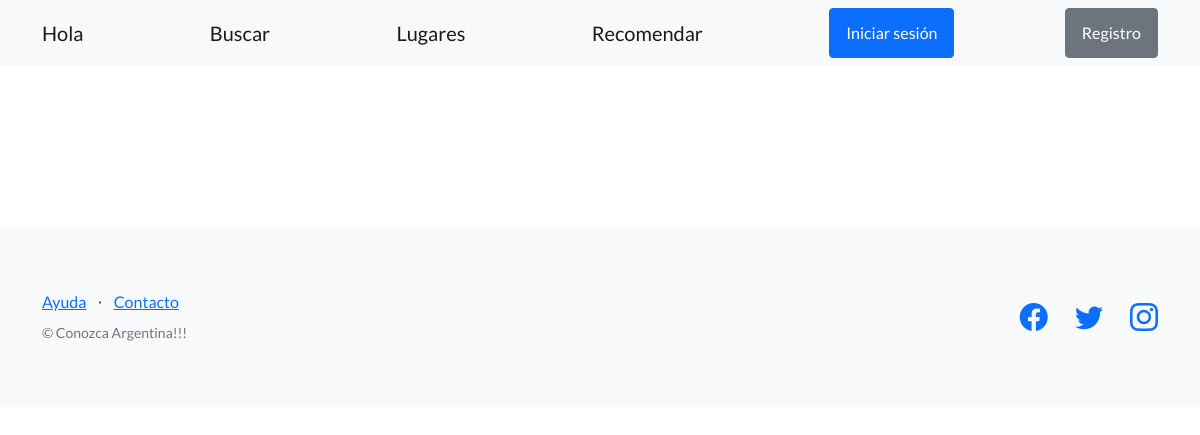
Page /plataforma/about/ on the earlier database version.
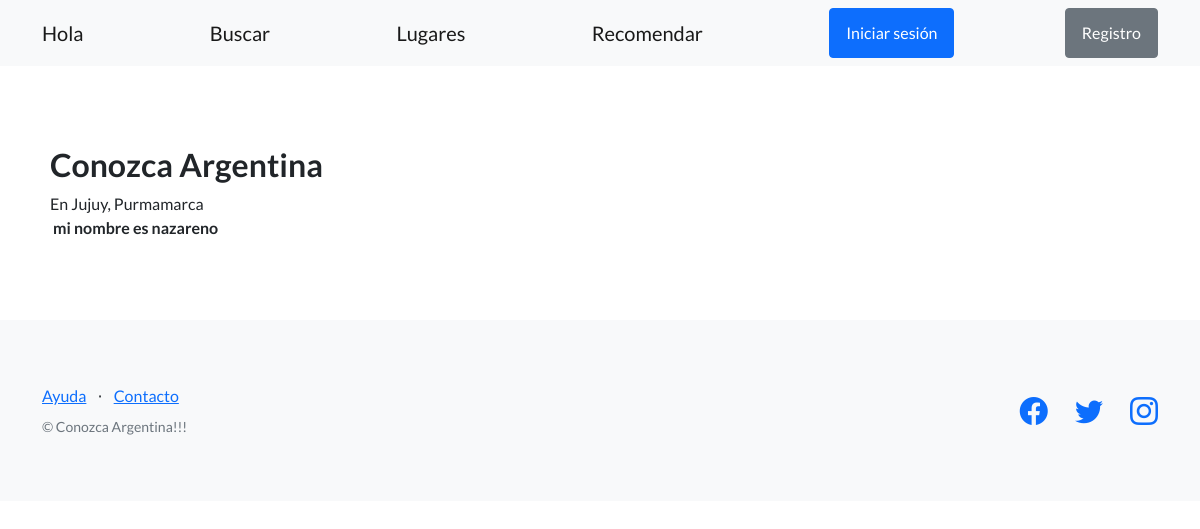
Same page on the later database version.
### viajeros/models.py (models this page shows)
class AboutMe(models.Model):
    titulo = models.CharField(max_length=256)
    mi_blog = models.CharField(max_length=1000)
    imagen = models.ImageField(upload_to="imagenes",null=True,blank=True)
    owner = models.ForeignKey(to=User, on_delete=models.CASCADE)

### viajeros/views.py (the view)
# urls.py: path('about/',listar_about_me, name="listar_about_me"),
def listar_about_me(request):
    about = AboutMe.objects.all()
    contexto = {
        'aboutme': about
    }
    return render(
        request=request,
        template_name='viajeros/lista_hola.html',
        context = contexto,
    )

### viajeros/templates/viajeros/lista_hola.html (shortened to what this page needs)
{% extends "viajeros/base.html" %}
{% block contenido %}
{% for about in aboutme %}
  <tbody>
    <h2>{{about.titulo}}</h2>
    <span>
     <h7>En Jujuy, Purmamarca</h7>
    </span>
    <br>
    <span>
      <b>{{about.mi_blog}}</b>
    </span>
  </tbody>
{% endfor %}
{% endblock contenido %}

Differences in the rows shown:
added AboutMe: titulo "Conozca Argentina", mi_blog "mi nombre es nazareno"
